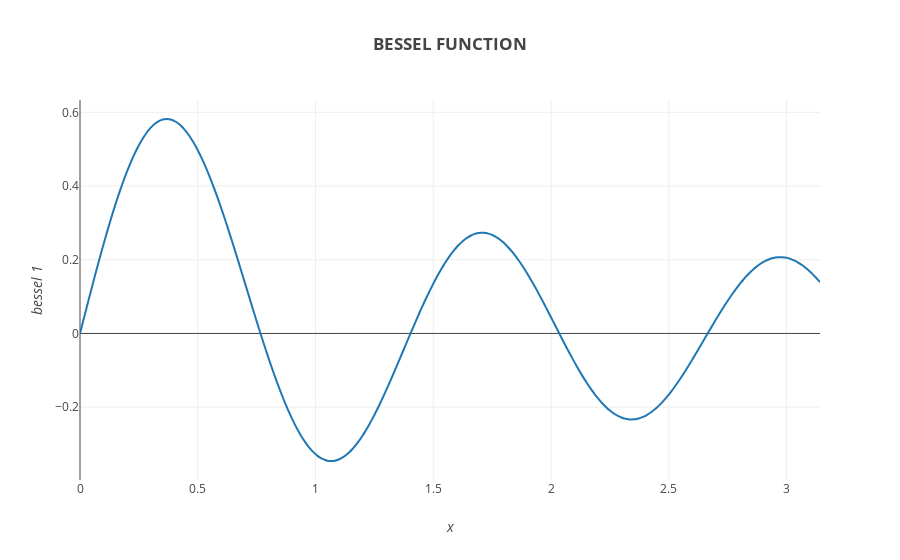

The code cell stored with this chart in its notebook:
### Code cell
freq = 5

trace = go.Scatter(x=x,
                   y=special.jv(1, freq * x),
                   mode='lines',    # markers or both
                   line={'shape':'spline'})

fig = go.Figure(data=[trace], layout=layout)

iplot(fig)

### Figure 1 — Plotly figure (JSON) as saved in the notebook; plotly's stock layout.template omitted (floating-point values rounded to 4 significant figures; data arrays with more than 128 entries replaced by an {"elided": "..."} marker saying what was removed)
{"data": [{"line": {"shape": "spline"}, "mode": "lines", "type": "scatter", "uid": "fc903541-7d8b-4cff-bf83-13f51d8b0c3c", "x": {"elided": "300 float values"}, "y": {"elided": "300 float values"}}], "layout": {"autosize": true, "title": {"text": "<b>BESSEL FUNCTION</b>"}, "xaxis": {"autorange": true, "range": [0, 3.142], "title": {"text": "<i>x</i>"}, "type": "linear"}, "yaxis": {"autorange": true, "range": [-0.3976, 0.6334], "title": {"text": "<i>bessel 1</i>"}, "type": "linear"}}}
